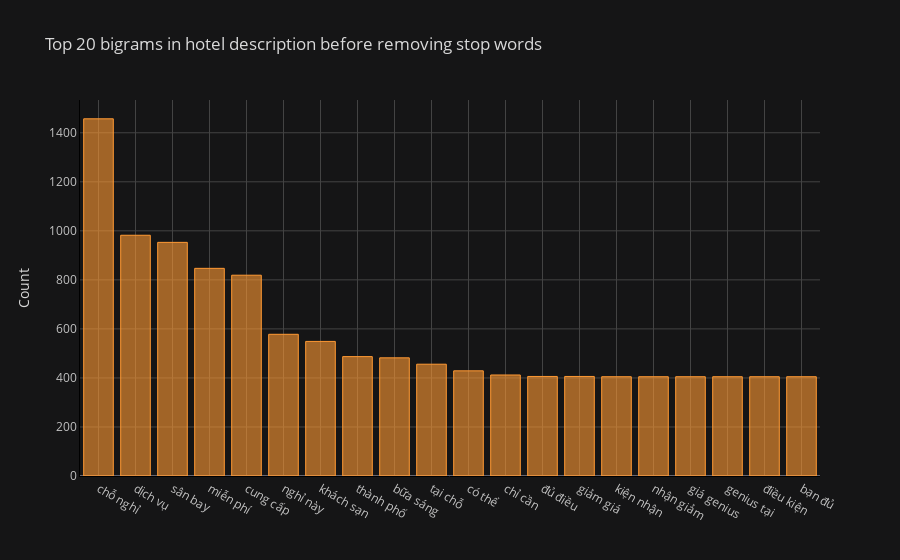

Here is the notebook cell this chart was saved with:
### Code cell
def get_top_n_bigram(corpus, n=None):
    vec = CountVectorizer(ngram_range=(2, 2)).fit(corpus)
    bag_of_words = vec.transform(corpus)
    sum_words = bag_of_words.sum(axis=0) 
    words_freq = [(word, sum_words[0, idx]) for word, idx in vec.vocabulary_.items()]
    words_freq =sorted(words_freq, key = lambda x: x[1], reverse=True)
    return words_freq[:n]
common_words = get_top_n_bigram(df['descriptions'], 20)
df3 = pd.DataFrame(common_words, columns = ['descriptions' , 'count'])
df3.groupby('descriptions').sum()['count'].sort_values(ascending=False).iplot(kind='bar', yTitle='Count', linecolor='black', title='Top 20 bigrams in hotel description before removing stop words')

### Figure 1 — Plotly figure (JSON) as saved in the notebook; plotly's stock layout.template omitted (floating-point values rounded to 4 significant figures)
{"data": [{"marker": {"color": "rgba(255, 153, 51, 0.6)", "line": {"color": "rgba(255, 153, 51, 1.0)", "width": 1}}, "name": "count", "orientation": "v", "text": "", "type": "bar", "x": ["chỗ nghỉ", "dịch vụ", "sân bay", "miễn phí", "cung cấp", "nghỉ này", "khách sạn", "thành phố", "bữa sáng", "tại chỗ", "có thể", "chỉ cần", "đủ điều", "giảm giá", "kiện nhận", "nhận giảm", "giá genius", "genius tại", "điều kiện", "bạn đủ"], "y": [1457, 982, 953, 847, 819, 578, 549, 487, 482, 456, 429, 412, 406, 406, 405, 405, 405, 405, 405, 405]}], "layout": {"legend": {"bgcolor": "#151516", "font": {"color": "#D9D9D9"}}, "paper_bgcolor": "#151516", "plot_bgcolor": "#151516", "title": {"font": {"color": "#D9D9D9"}, "text": "Top 20 bigrams in hotel description before removing stop words"}, "xaxis": {"gridcolor": "#434343", "linecolor": "black", "showgrid": true, "tickfont": {"color": "#C2C2C2"}, "title": {"font": {"color": "#D9D9D9"}, "text": ""}, "zerolinecolor": "#666570"}, "yaxis": {"gridcolor": "#434343", "linecolor": "black", "showgrid": true, "tickfont": {"color": "#C2C2C2"}, "title": {"font": {"color": "#D9D9D9"}, "text": "Count"}, "zerolinecolor": "#666570"}}}
